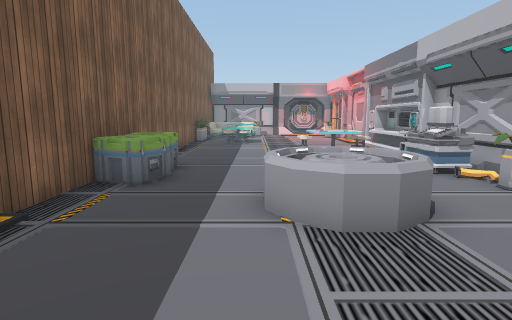
view 1 (above)

19 first-person views from a walk through a 3-D level made in the Unity game engine. The camera is 1.4 m above the floor, tilts 8° down and sees 80° across. The floor is counted in squares, 1 m on a side. Each view is taken from the middle of a square. On the plan, view 1 faces up. The plan holds only what a view shows up to about 14 squares ahead; the rest is blank. The place goes on beyond the plan. Some animated figures are not drawn. Some surface patterns are stand-ins.

view 2
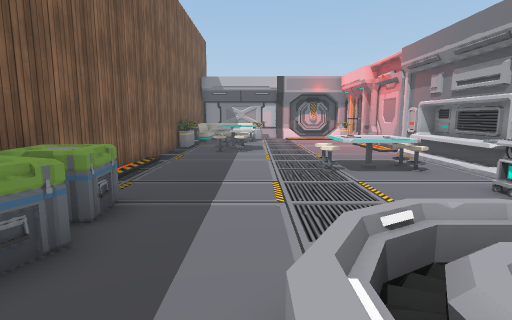

view 3
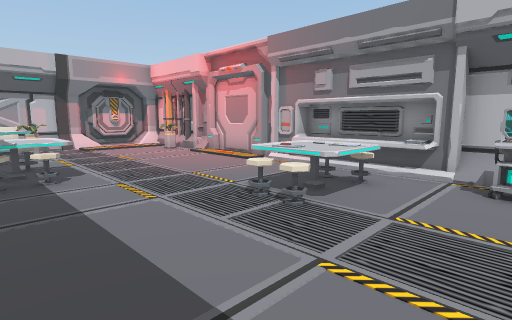

view 4
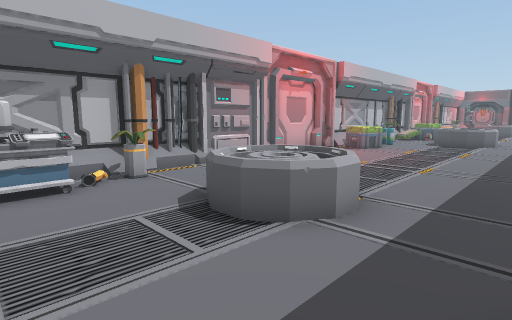

view 5
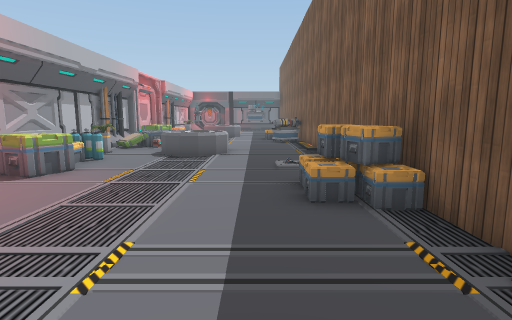

view 6
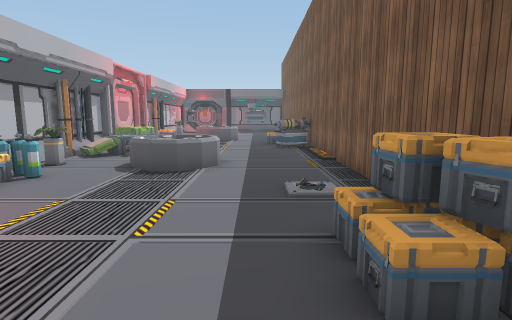

view 7
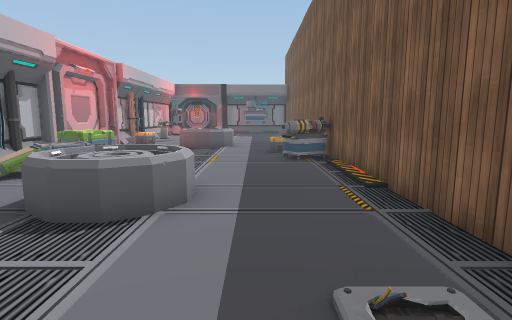

view 8
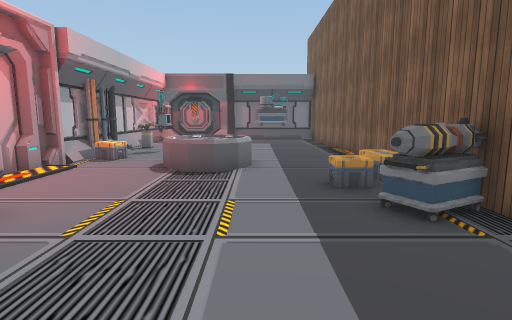

view 9
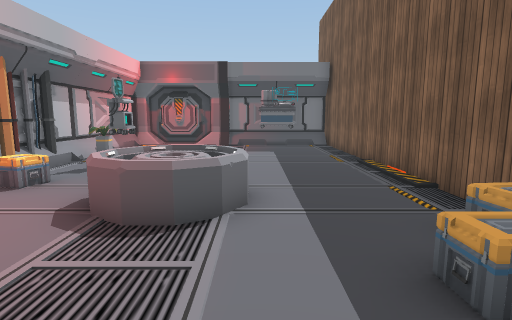

view 10
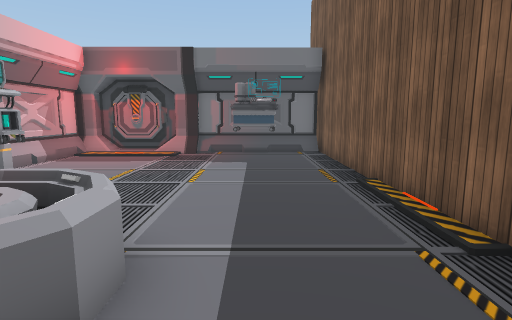

view 11
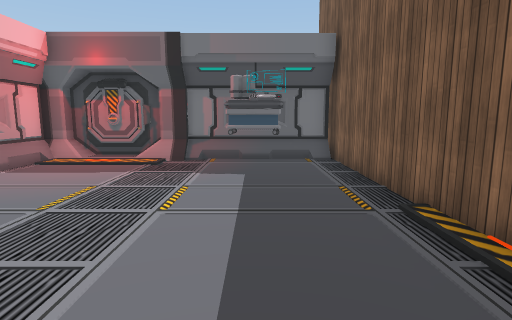

view 12
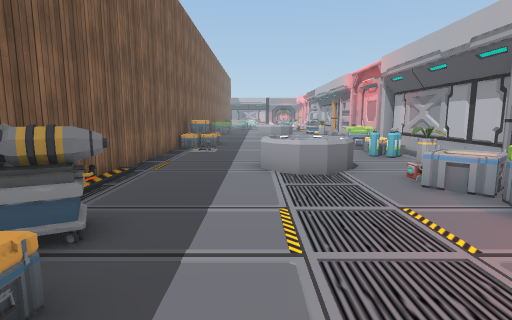

view 13
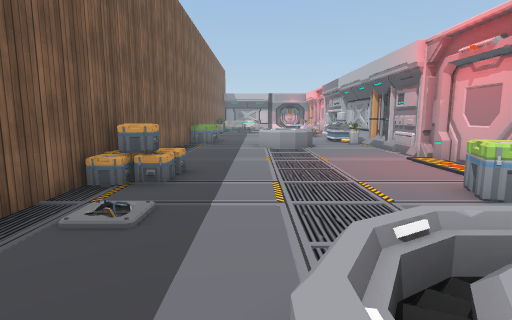

view 14
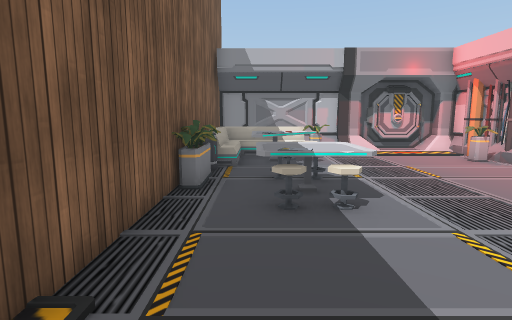

view 15
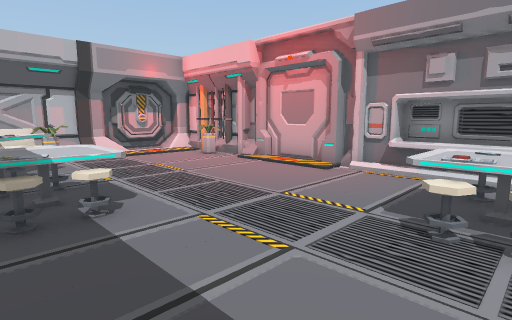

view 16
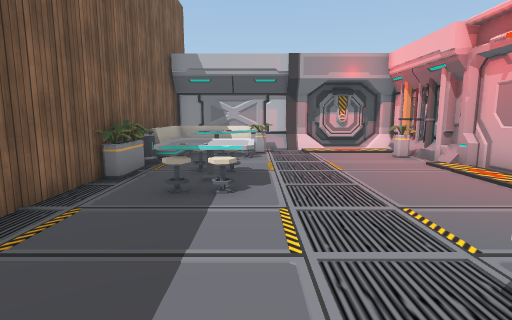

view 17
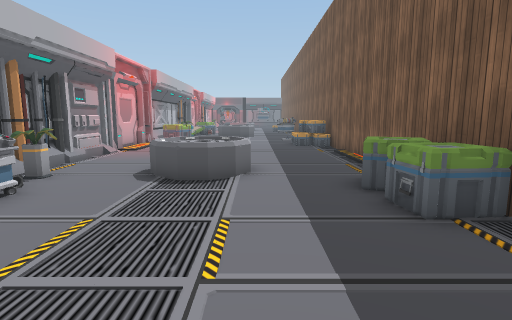

view 18
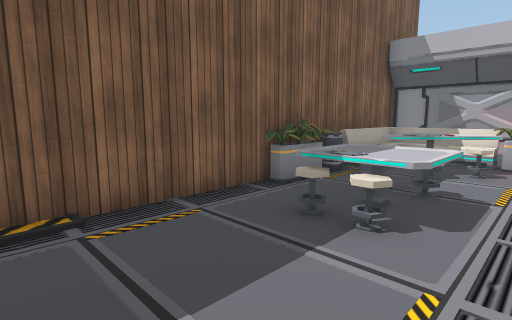

view 19
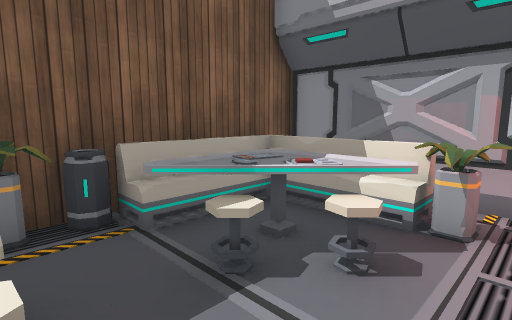

### Floor plan
Ten units are one square. View 1 is at (0, 0); x grows to the right and y downward. Boxes are objects, and circles mark ways between rooms. Rooms are numbered by the first view taken in them; rooms with no view inside come last. Other rooms are left out.
<svg viewBox="-41 -263 111 572">
<path fill="none" stroke="#000" d="M59 32 59 30 62 28 61 22M59 5 59 -1M61 29 61 2M61 10 62 6 61 3M59 -3 58 -7M59 -5 59 -35M61 -1 61 -8M59 66 61 57M60 75 62 66 61 59M62 78 60 70M61 -56 61 -105M61 106 61 41M63 -72 59 -82 63 -93M60 -76 62 -82 60 -89M61 141 61 116M62 178 60 172M61 179 61 155M58 181 60 180 63 172M59 184 59 177M58 190 59 185M61 190 61 184M59 191 59 186M59 -165 59 -171M61 205 61 195M61 -169 62 -172 61 -176M61 -169 61 -196M61 -173 63 -178M59 225 61 219M60 -188 62 -194M64 -187 58 -198M63 -190 60 -196M59 -194 59 -224M61 -199 61 -205M61 -210 61 -224M60 265 62 261M-36 -231 -36 304M61 -234 61 -246M60 276 62 268M62 278 59 270M-1 -246 -11 -248M22 -246 -10 -246M32 -246 27 -250M47 -245 45 -249M34 -247 27 -249M49 -246 29 -246M-1 -249 -16 -244M50 -249 43 -247M54 -249 22 -249M50 -250 45 -246M61 291 61 215M42 295 51 297M26 297 35 295M-35 294 24 294M22 298 54 298 54 294M27 298 31 295 49 295M-35 295 13 295M59 65 59 56M59 71 59 66M59 -55 59 -84M59 127 59 115M59 -99 59 -105M59 205 59 192M59 252 59 225M-26 -215 -26 -205M-31 -224 -31 -205M-5 -235 -31 -235M59 -235 59 -244M25 -243 15 -243M9 291 25 291M50 291 59 291 59 255M-35 291 -28 291M-36 -258 -36 -231M-12 -246 -19 -249M-11 -248 -18 -246M-10 -246 -35 -246"/>
<rect x="-35" y="165" width="10" height="10" fill="#bbb"><title>crate</title></rect>
<rect x="-35" y="135" width="20" height="20" fill="#bbb"><title>cart</title></rect>
<rect x="-35" y="35" width="10" height="10" fill="#bbb"><title>crate</title></rect>
<rect x="-35" y="25" width="10" height="10" fill="#bbb"><title>crate</title></rect>
<rect x="-35" y="15" width="10" height="10" fill="#bbb"><title>crate</title></rect>
<rect x="-35" y="-75" width="20" height="20" fill="#bbb"><title>crate</title></rect>
<rect x="-35" y="-95" width="20" height="20" fill="#bbb"><title>crate</title></rect>
<rect x="-35" y="-195" width="10" height="20" fill="#bbb"><title>other object</title></rect>
<rect x="-35" y="-205" width="10" height="10" fill="#bbb"><title>barrel</title></rect>
<rect x="-25" y="275" width="30" height="10" fill="#bbb"><title>cart</title></rect>
<rect x="-25" y="155" width="10" height="10" fill="#bbb"><title>crate</title></rect>
<rect x="-25" y="25" width="10" height="10" fill="#bbb"><title>crate</title></rect>
<rect x="-25" y="15" width="10" height="10" fill="#bbb"><title>crate</title></rect>
<rect x="-25" y="-175" width="20" height="10" fill="#bbb"><title>stool</title></rect>
<rect x="-25" y="-185" width="30" height="10" fill="#bbb"><title>table</title></rect>
<rect x="-25" y="-225" width="20" height="20" fill="#bbb"><title>table</title></rect>
<rect x="-15" y="-195" width="10" height="10" fill="#bbb"><title>stool</title></rect>
<rect x="-15" y="-215" width="10" height="10" fill="#bbb"><title>stool</title></rect>
<rect x="-5" y="175" width="30" height="30" fill="#bbb"><title>vent</title></rect>
<rect x="-5" y="75" width="30" height="30" fill="#bbb"><title>vent</title></rect>
<rect x="-5" y="-65" width="30" height="30" fill="#bbb"><title>vent</title></rect>
<rect x="-5" y="-175" width="10" height="10" fill="#bbb"><title>stool</title></rect>
<rect x="-5" y="-225" width="10" height="10" fill="#bbb"><title>stool</title></rect>
<rect x="-5" y="-235" width="10" height="10" fill="#bbb"><title>other object</title></rect>
<rect x="15" y="-125" width="10" height="10" fill="#bbb"><title>stool</title></rect>
<rect x="15" y="-135" width="10" height="10" fill="#bbb"><title>stool</title></rect>
<rect x="25" y="-135" width="20" height="20" fill="#bbb"><title>table</title></rect>
<rect x="35" y="225" width="10" height="10" fill="#bbb"><title>cart</title></rect>
<rect x="35" y="125" width="20" height="20" fill="#bbb"><title>crate</title></rect>
<rect x="35" y="115" width="10" height="20" fill="#bbb"><title>crate</title></rect>
<rect x="35" y="65" width="10" height="10" fill="#bbb"><title>tank</title></rect>
<rect x="35" y="35" width="20" height="20" fill="#bbb"><title>crate</title></rect>
<rect x="35" y="-125" width="10" height="10" fill="#bbb"><title>stool</title></rect>
<rect x="35" y="-145" width="10" height="10" fill="#bbb"><title>stool</title></rect>
<rect x="45" y="235" width="10" height="10" fill="#bbb"><title>other object</title></rect>
<rect x="45" y="195" width="10" height="10" fill="#bbb"><title>crate</title></rect>
<rect x="45" y="85" width="10" height="10" fill="#bbb"><title>other object</title></rect>
<rect x="45" y="75" width="10" height="10" fill="#bbb"><title>tank</title></rect>
<rect x="45" y="65" width="10" height="10" fill="#bbb"><title>other object</title></rect>
<rect x="45" y="-65" width="10" height="10" fill="#bbb"><title>other object</title></rect>
<rect x="45" y="-85" width="10" height="20" fill="#bbb"><title>cart</title></rect>
<rect x="45" y="-105" width="10" height="20" fill="#bbb"><title>cart</title></rect>
<rect x="45" y="-225" width="10" height="20" fill="#bbb"><title>other object</title></rect>
<rect x="55" y="-155" width="10" height="50" fill="#bbb"><title>other object</title></rect>
<text x="10" y="20">1</text>
<text x="-30" y="-240">2</text>
</svg>

Where each view was taken, in squares from view 1:
view 1: 0 up, 0 right, facing up
view 2: 4 up, 0 right, facing up
view 3: 9 up, 2 left, facing up-right
view 4: 9 up, 2 left, facing down-right
view 5: 3 up, 1 left, facing down
view 6: 0 up, 1 left, facing down
view 7: 4 down, 1 left, facing down
view 8: 10 down, 0 right, facing down
view 9: 14 down, 0 right, facing down
view 10: 17 down, 1 left, facing down
view 11: 19 down, 1 left, facing down
view 12: 18 down, 0 right, facing up
view 13: 10 down, 0 right, facing up
view 14: 12 up, 2 left, facing up
view 15: 12 up, 2 left, facing up-right
view 16: 11 up, 0 right, facing up
view 17: 13 up, 0 right, facing down
view 18: 13 up, 1 right, facing up-left
view 19: 19 up, 1 right, facing up-left
